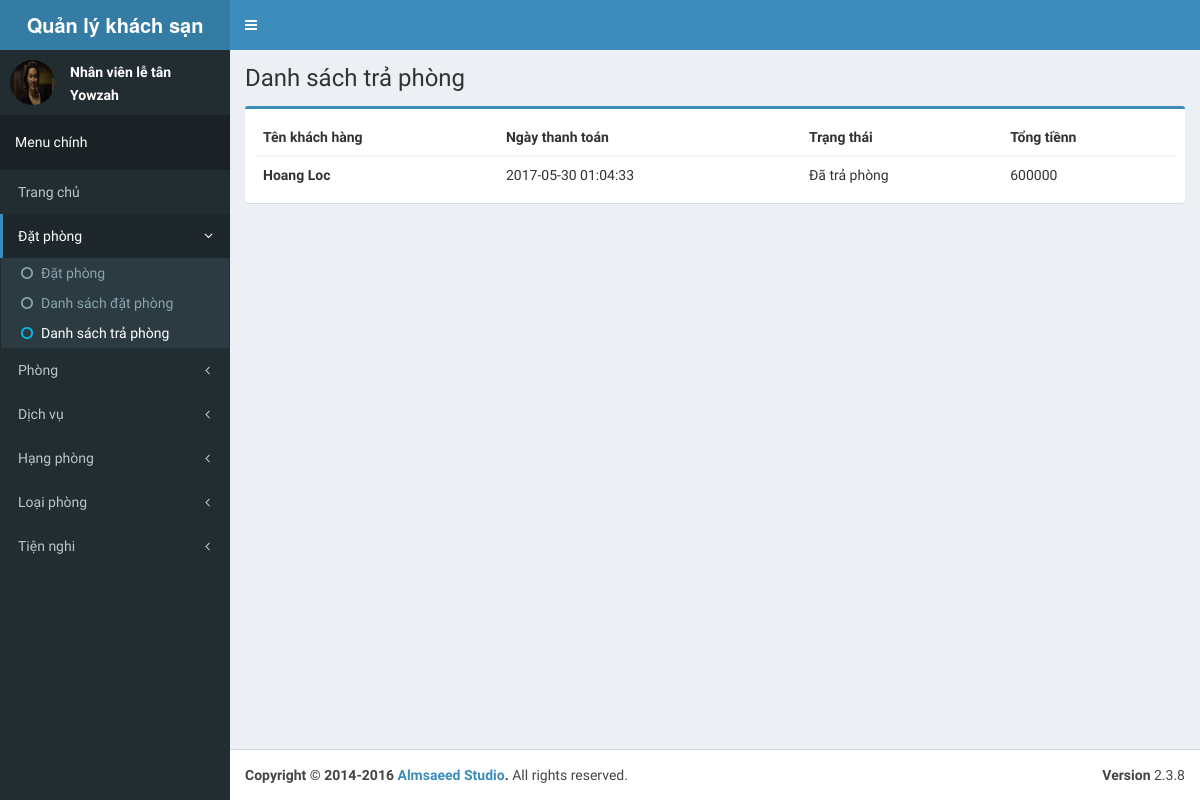
Page /admin/payment on the earlier database version.
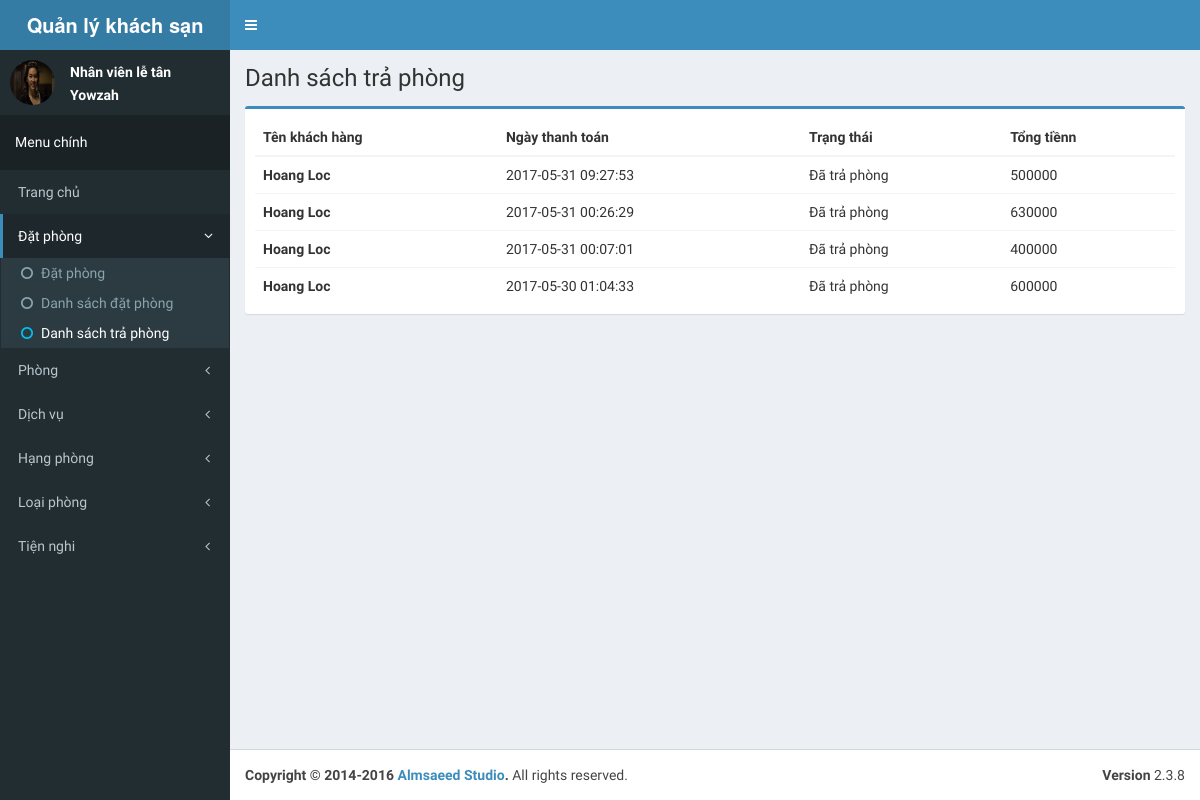
Same page on the later database version.
### tables this page shows
CREATE TABLE `payment` (
  `payment_id` int(11) NOT NULL AUTO_INCREMENT,
  `booking_id` int(11) DEFAULT NULL,
  `real_end_date` datetime DEFAULT NULL,
  `amount` int(11) DEFAULT NULL,
  `create_date` datetime DEFAULT NULL,
  PRIMARY KEY (`payment_id`),
  KEY `booking_id` (`booking_id`),
  CONSTRAINT `payment_ibfk_1` FOREIGN KEY (`booking_id`) REFERENCES `bookingroom` (`bookingroom_id`) ON DELETE CASCADE ON UPDATE CASCADE
);

CREATE TABLE `customer` (
  `customer_id` int(11) NOT NULL AUTO_INCREMENT,
  `fname` varchar(255) DEFAULT NULL,
  `lname` varchar(255) DEFAULT NULL,
  `id` varchar(255) DEFAULT NULL,
  `dob` date DEFAULT NULL,
  `gender` bit(1) DEFAULT NULL,
  `phone` varchar(255) DEFAULT NULL,
  `address` varchar(255) DEFAULT NULL,
  PRIMARY KEY (`customer_id`)
);

### index.php (called while the page is built, shortened)
<?php
require_once BASEPATH.'core/CodeIgniter.php';

### application/core/MY_Controller.php (called while the page is built, shortened)
<?php defined('BASEPATH') OR exit('No direct script access allowed');
class MY_Controller extends CI_Controller
{
    protected $data = array();
    function __construct()
    {
        $this->data['page_title'] = 'CI_App';
        $this->data['before_head'] = '';
        $this->data['before_body'] = '';
    }
    protected function render($the_view = NULL, $template = 'master')
    {
        if ($template == 'json' || $this->input->is_ajax_request()) {
            header('Content-Type: application/json');
            echo json_encode($this->data);
        } else {
            $this->data['the_view_content'] = (is_null($the_view)) ? '' : $this->load->view($the_view, $this->data, TRUE);;
            $this->load->view('templates/' . $template . '_view', $this->data);
        }
    }
}
class Admin_Controller extends MY_Controller
{
    protected function render($the_view = NULL, $template = 'admin_master')
    {
        parent::render($the_view, $template);
    }
}

### application/config/config.php (called while the page is built, shortened)
<?php
$config['base_url'] = 'http://localhost:8080/qlks/';
$config['index_page'] = '';
$config['uri_protocol']	= 'REQUEST_URI';
$config['url_suffix'] = '';
$config['language']	= 'english';
$config['charset'] = 'UTF-8';
$config['enable_hooks'] = FALSE;
$config['subclass_prefix'] = 'MY_';
$config['composer_autoload'] = FALSE;
$config['permitted_uri_chars'] = 'a-z 0-9~%.:_\-';
$config['enable_query_strings'] = FALSE;
$config['controller_trigger'] = 'c';
$config['function_trigger'] = 'm';
$config['directory_trigger'] = 'd';
$config['allow_get_array'] = TRUE;
$config['log_threshold'] = 0;
$config['log_path'] = '';
$config['log_file_extension'] = '';
$config['log_file_permissions'] = 0644;
$config['log_date_format'] = 'Y-m-d H:i:s';
$config['error_views_path'] = '';
$config['cache_path'] = '';
$config['cache_query_string'] = FALSE;
$config['encryption_key'] = 'doctor';
$config['sess_driver'] = 'files';
$config['sess_cookie_name'] = 'ci_session';
$config['sess_expiration'] = 7200;
$config['sess_save_path'] = NULL;
$config['sess_match_ip'] = FALSE;
$config['sess_time_to_update'] = 300;
$config['sess_regenerate_destroy'] = FALSE;
$config['cookie_prefix']	= '';
$config['cookie_domain']	= '';
$config['cookie_path']		= '/';
$config['cookie_secure']	= FALSE;
$config['cookie_httponly'] 	= FALSE;
$config['standardize_newlines'] = FALSE;
$config['global_xss_filtering'] = FALSE;
$config['csrf_protection'] = FALSE;
$config['csrf_token_name'] = 'csrf_test_name';
$config['csrf_cookie_name'] = 'csrf_cookie_name';
$config['csrf_expire'] = 7200;
$config['csrf_regenerate'] = TRUE;
$config['csrf_exclude_uris'] = array();
$config['compress_output'] = FALSE;
$config['time_reference'] = 'local';
$config['rewrite_short_tags'] = FALSE;
$config['proxy_ips'] = '';

### application/models/admin/Model_payment.php (called while the page is built, shortened)
<?php defined('BASEPATH') OR exit('No direct script access allowed');
class Model_payment extends CI_Model{
    public function get_payment_list($start, $limit){
        return $this->db->select('payment_id, fname, lname, state, payment.create_date, amount')
            ->from('payment')
            ->join('booking', 'booking.booking_id = payment.booking_id')
            ->join('customer', 'customer.customer_id = booking.customer_id')
            ->where('state', 1)
            ->limit($limit, $start)
            ->order_by('payment.create_date', 'DESC')
            ->get()->result_array();
    }
}

### application/views/admin/payment/list_view.php (the view, shortened to what this page needs)
<div class="row">
    <div class="col-xs-12">
        <div class="box box-primary">
            <div class="box-body">
                <table id="example2" class="table table-hover">
                    <thead>
                    <tr>
                        <th>Tên khách hàng</th>
                        <th>Ngày thanh toán</th>
                        <th>Trạng thái</th>
                        <th>Tổng tiềnn</th>
                    </tr>
                    </thead>
                    <tbody>
                    <?php
                    if (isset($list_payment) && count($list_payment)){
                        foreach ($list_payment as $key => $val) {
                            ?>
                            <tr>
                                <td><a href="<?php echo base_url() . 'admin/payment/detail/' . $val['payment_id']; ?>"
                                       style="color: #333"><b><?php echo htmlspecialchars($val['fname'] . ' ' . $val['lname']); ?></b></a>
                                </td>
                                <td><a href="<?php echo base_url() . 'admin/payment/detail/' . $val['payment_id']; ?>"
                                       style="color: #333"><?php echo htmlspecialchars($val['create_date']); ?></a></td>
                                <td><a href="<?php echo base_url() . 'admin/payment/detail/' . $val['payment_id']; ?>"
                                       style="color: #333"><?php echo ($val['state'] == 0) ? 'Chưa trả phòng' : 'Đã trả phòng'; ?></a>
                                </td>
                                <td><a href="<?php echo base_url() . 'admin/payment/detail/' . $val['payment_id']; ?>"
                                       style="color: #333"><?php echo htmlspecialchars($val['amount']); ?></a></td>
                            </tr>
                            <?php
                        }
                    }
                    else{
                        echo '<tr><td colspan="4">Không có dữ liệu</td></tr>';
                    }
                    ?>
                    </tbody>
                </table>
            </div>
        </div>
    </div>
</div>

### application/controllers/admin/Payment.php (shortened to what this page needs)
<?php defined('BASEPATH') OR exit('No direct script access allowed');
class Payment extends Admin_Controller{
    public function index($page = 1)
    {
        $this->data['before_head'] = '
  <link rel="stylesheet" href="' . base_url() . 'assets/admin/plugins/datatables/dataTables.bootstrap.css">
  <link rel="stylesheet" href="' . base_url() . 'assets/admin/plugins/iCheck/flat/blue.css">';
        $config['full_tag_open'] = '<ul class="pagination pull-right no-margin">';
        $config['full_tag_close'] = '</ul>';
        $config['first_link'] = 'Trang đầu';
        $config['first_tag_open'] = '<li>';
        $config['first_tag_close'] = '</li>';
        $config['last_link'] = 'Trang cuối';
        $config['last_tag_open'] = '<li>';
        $config['last_tag_close'] = '</li>';
        $config['next_link'] = '&gt;';
        $config['next_tag_open'] = '<li>';
        $config['next_tag_close'] = '</li>';
        $config['prev_link'] = '&lt;';
        $config['total_rows'] = $this->model_payment->total();
        $config['per_page'] = 10;
        $total_page = ceil($config['total_rows']/$config['per_page']);
        $page = ($page > $total_page)?$total_page:$page;
        $page = ($page < 1)?1:$page;
        $page = $page - 1;
        $this->data['list_payment'] = $this->model_payment->get_payment_list(($page*$config['per_page']), $config['per_page']);
        $this->render('admin/payment/list_view');
    }
}

### application/views/templates/parts/admin_master_header_view.php (shortened to what this page needs)
<!DOCTYPE html>
<html>
<head>
    <link rel="stylesheet" href="<?php echo base_url(); ?>assets/admin/bootstrap/css/bootstrap.min.css">
    <link rel="stylesheet" href="https://cdnjs.cloudflare.com/ajax/libs/font-awesome/4.5.0/css/font-awesome.min.css">
    <link rel="stylesheet" href="https://cdnjs.cloudflare.com/ajax/libs/ionicons/2.0.1/css/ionicons.min.css">
    <?php echo $before_head; ?>
    <link rel="stylesheet" href="<?php echo base_url(); ?>assets/admin/dist/css/AdminLTE.min.css">
    <link rel="stylesheet" href="<?php echo base_url(); ?>assets/admin/dist/css/skins/_all-skins.min.css">
</head>
<body class="hold-transition skin-blue sidebar-mini fixed">
<div class="wrapper">
    <header class="main-header">
        <a href="<?php echo base_url(); ?>admin/home" class="logo">
            <span class="logo-lg"><strong>Quản lý khách sạn</strong></span>
        </a>
        <nav class="navbar navbar-static-top">
            <a href="#" class="sidebar-toggle" data-toggle="offcanvas" role="button">
            </a>
        </nav>
    </header>
    <aside class="main-sidebar">
        <section class="sidebar">
            <div class="user-panel">
                <div class="pull-left image">
                    <img src="<?php echo base_url(); ?>assets/admin/dist/img/Screenshot_12.png" class="img-circle"
                         alt="User Image">
                </div>
                <div class="pull-left info">
                    <p>Nhân viên lễ tân</p>
                    <p>Yowzah</p>
                </div>
            </div>
            <ul class="sidebar-menu">
                <li class="header"><h5 style="color: #fff">Menu chính</h5></li>
                <li class="<?php echo (isset($active_parent) && $active_parent == 'home') ? 'active' : ''; ?>"><a href="<?php echo base_url(); ?>admin/home"><span>Trang chủ</span></a></li>
                <li class="treeview <?php echo (isset($active_parent) && $active_parent == 'booking') ? 'active' : ''; ?>">
                    <a href="#">
                        <span>Đặt phòng</span>
                        <span class="pull-right-container">
                            <i class="fa fa-angle-left pull-right"></i>
                        </span>
                    </a>
                    <ul class="treeview-menu">
                        <li class="<?php echo (isset($active) && $active == 'registry') ? 'active' : ''; ?>"><a
                                    href="<?php echo base_url(); ?>admin/booking/registry"><i
                                        class="fa fa-circle-o <?php echo (isset($active) && $active == 'registry') ? 'text-aqua' : ''; ?>"></i>Đặt phòng</a>
                        </li>
                        <li class="<?php echo (isset($active) && $active == 'booking') ? 'active' : ''; ?>"><a
                                    href="<?php echo base_url(); ?>admin/booking"><i
                                        class="fa fa-circle-o <?php echo (isset($active) && $active == 'booking') ? 'text-aqua' : ''; ?>"></i>Danh
                                sách đặt phòng</a></li>
                        <li class="<?php echo (isset($active) && $active == 'payment') ? 'active' : ''; ?>"><a
                                    href="<?php echo base_url(); ?>admin/payment"><i
                                        class="fa fa-circle-o <?php echo (isset($active) && $active == 'payment') ? 'text-aqua' : ''; ?>"></i>Danh
                                sách trả phòng</a></li>
                    </ul>
                </li>
                <li class="treeview <?php echo (isset($active_parent) && $active_parent == 'room') ? 'active' : ''; ?>">
                    <a href="#">
                        <span>Phòng</span>
                        <span class="pull-right-container">
                            <i class="fa fa-angle-left pull-right"></i>
                        </span>
                    </a>
                </li>
                <li class="treeview <?php echo (isset($active_parent) && $active_parent == 'service') ? 'active' : ''; ?>">
                    <a href="#">
                        <span>Dịch vụ</span>
                        <span class="pull-right-container">
                            <i class="fa fa-angle-left pull-right"></i>
                        </span>
                    </a>
                </li>
                <li class="treeview <?php echo (isset($active_parent) && $active_parent == 'rank') ? 'active' : ''; ?>">
                    <a href="#">
                        <span>Hạng phòng</span>
                        <span class="pull-right-container">
                            <i class="fa fa-angle-left pull-right"></i>
                        </span>
                    </a>
                </li>
                <li class="treeview <?php echo (isset($active_parent) && $active_parent == 'type') ? 'active' : ''; ?>">
                    <a href="#">
                        <span>Loại phòng</span>
                        <span class="pull-right-container">
                            <i class="fa fa-angle-left pull-right"></i>
                        </span>
                    </a>
                </li>
                <li class="treeview <?php echo (isset($active_parent) && $active_parent == 'utility') ? 'active' : ''; ?>">
                    <a href="#">
                        <span>Tiện nghi</span>
                        <span class="pull-right-container">
                            <i class="fa fa-angle-left pull-right"></i>
                        </span>
                    </a>
                </li>
            </ul>
        </section>
    </aside>

### application/views/templates/admin_master_view.php
<?php defined('BASEPATH') OR exit('No direct script access allowed');
$this->load->view('templates/parts/admin_master_header_view'); ?>
    <div class="content-wrapper">
        <section class="content-header">
            <h1>
                <?php
                echo isset($content_header)?$content_header:'';
                ?>
            </h1>
        </section>
        <section class="content">
            <?php echo $the_view_content; ?>
        </section>
    </div>
<?php $this->load->view('templates/parts/admin_master_footer_view'); ?>

### application/views/templates/parts/admin_master_footer_view.php (shortened to what this page needs)
<footer class="main-footer">
    <div class="pull-right hidden-xs">
        <b>Version</b> 2.3.8
    </div>
    <strong>Copyright &copy; 2014-2016 <a href="http://almsaeedstudio.com">Almsaeed Studio</a>.</strong> All rights
    reserved.
</footer>
</div>
</body>
</html>

Differences in the rows shown:
added payment: customer.fname+lname "Hoang Loc", create_date "2017-05-31 09:27:53", amount "500000"
added payment: customer.fname+lname "Hoang Loc", create_date "2017-05-31 00:26:29", amount "630000"
added payment: customer.fname+lname "Hoang Loc", create_date "2017-05-31 00:07:01", amount "400000"
